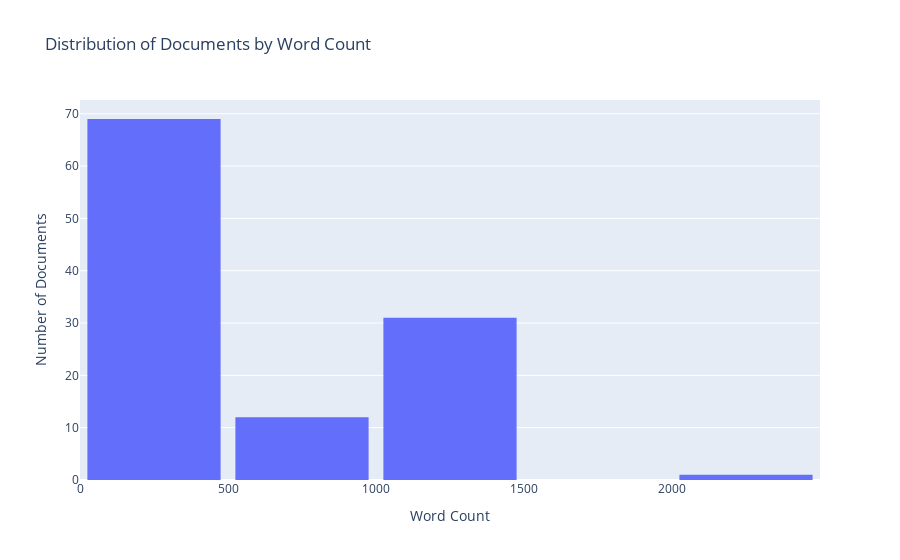

Here is the notebook cell this chart was saved with:
### Code cell
du.histogram_word_count_multiple_docs(total_text)

### Figure 1 — Plotly figure (JSON) as saved in the notebook; plotly's stock layout.template omitted (floating-point values rounded to 4 significant figures)
{"data": [{"bingroup": "x", "hovertemplate": "Word Count=%{x}<br>count=%{y}<extra></extra>", "legendgroup": "", "marker": {"color": "#636efa", "pattern": {"shape": ""}}, "name": "", "nbinsx": 10, "orientation": "v", "showlegend": false, "type": "histogram", "x": [531, 430, 480, 438, 402, 57, 57, 89, 506, 435, 397, 399, 538, 517, 501, 120, 202, 78, 58, 131, 73, 167, 122, 101, 57, 57, 53, 94, 162, 87, 154, 111, 57, 298, 298, 204, 285, 296, 485, 293, 190, 387, 231, 454, 460, 168, 467, 455, 169, 202, 196, 481, 125, 134, 445, 434, 212, 440, 515, 260, 421, 231, 312, 141, 254, 112, 445, 423, 121, 265, 261, 420, 213, 213, 982, 1387, 428, 1221, 1223, 1399, 1382, 825, 1379, 1198, 975, 1234, 1160, 519, 1395, 1334, 1259, 1111, 1258, 1266, 1138, 1314, 1279, 2184, 1237, 1194, 975, 598, 1203, 1181, 1164, 1196, 1177, 1192, 1044, 1130, 1135, 1109, 1057], "xaxis": "x", "yaxis": "y"}], "layout": {"bargap": 0.1, "barmode": "relative", "legend": {"tracegroupgap": 0}, "title": {"text": "Distribution of Documents by Word Count"}, "xaxis": {"anchor": "y", "domain": [0, 1], "title": {"text": "Word Count"}}, "yaxis": {"anchor": "x", "domain": [0, 1], "title": {"text": "Number of Documents"}}}}
